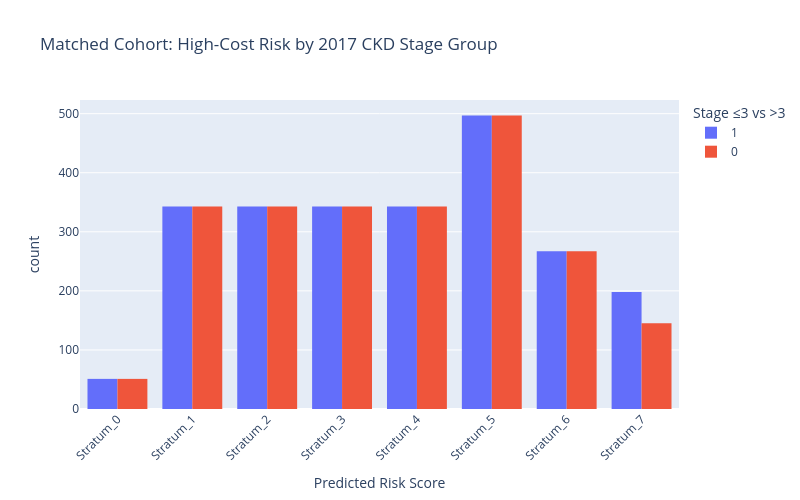

Here is the notebook cell this chart was saved with:
### Code cell
bins = [f"{x:.1f}-{x+0.1:.1f}" for x in np.arange(0.0, 1.0, 0.1)]

fig = px.histogram(
    matched_train_df,
    x="risk_bin",
    color="true_class",
    category_orders={"risk_bin": bins},   # good to keep
    labels={
        "risk_bin": f"Predicted Risk Score",
        "true_class": "Stage ≤3 vs >3"
    },
    title="Matched Cohort: High-Cost Risk by 2017 CKD Stage Group",
    barmode="group",
    height=500, width=800
)

# *** pin the x-axis order ***
fig.update_xaxes(categoryorder="array", categoryarray=bins)

fig.update_layout(xaxis_tickangle=-45)
fig.show()

### Figure 1 — Plotly figure (JSON) as saved in the notebook; plotly's stock layout.template omitted (floating-point values rounded to 4 significant figures; data arrays with more than 128 entries replaced by an {"elided": "..."} marker saying what was removed)
{"data": [{"alignmentgroup": "True", "bingroup": "x", "hovertemplate": "Stage ≤3 vs >3=1<br>Predicted Risk Score=%{x}<br>count=%{y}<extra></extra>", "legendgroup": "1", "marker": {"color": "#636efa", "pattern": {"shape": ""}}, "name": "1", "offsetgroup": "1", "orientation": "v", "showlegend": true, "type": "histogram", "x": {"elided": "2385 str values"}, "xaxis": "x", "yaxis": "y"}, {"alignmentgroup": "True", "bingroup": "x", "hovertemplate": "Stage ≤3 vs >3=0<br>Predicted Risk Score=%{x}<br>count=%{y}<extra></extra>", "legendgroup": "0", "marker": {"color": "#EF553B", "pattern": {"shape": ""}}, "name": "0", "offsetgroup": "0", "orientation": "v", "showlegend": true, "type": "histogram", "x": {"elided": "2332 str values"}, "xaxis": "x", "yaxis": "y"}], "layout": {"barmode": "group", "height": 500, "legend": {"title": {"text": "Stage ≤3 vs >3"}, "tracegroupgap": 0}, "title": {"text": "Matched Cohort: High-Cost Risk by 2017 CKD Stage Group"}, "width": 800, "xaxis": {"anchor": "y", "categoryarray": ["0.0-0.1", "0.1-0.2", "0.2-0.3", "0.3-0.4", "0.4-0.5", "0.5-0.6", "0.6-0.7", "0.7-0.8", "0.8-0.9", "0.9-1.0"], "categoryorder": "array", "domain": [0, 1], "tickangle": -45, "title": {"text": "Predicted Risk Score"}}, "yaxis": {"anchor": "x", "domain": [0, 1], "title": {"text": "count"}}}}
